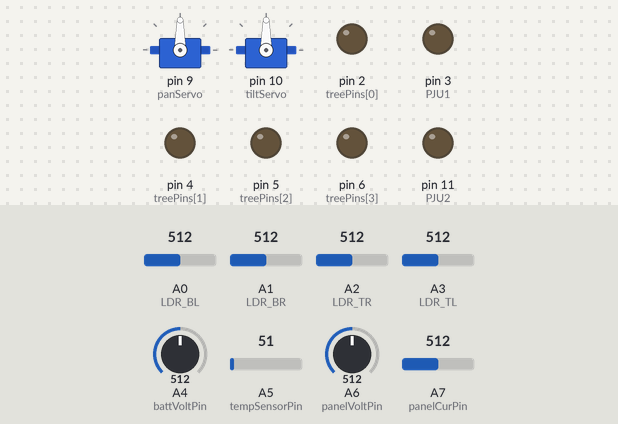
The sketch below on a simulated Arduino Nano, built with avr-gcc and run on an emulated ATmega328P. Shown: 2 × servo, output pins drawn as LEDs (lit = HIGH). The test bench sets the inputs (shaded band); at power-on: A0 (LDR_BL) = 512, A1 (LDR_BR) = 512, A2 (LDR_TR) = 512, A3 (LDR_TL) = 512, A4 (battVoltPin) = 512, A5 (tempSensorPin) = 51, A6 (panelVoltPin) = 512, A7 (panelCurPin) = 512. Random numbers use the default seed unless the sketch sets one; what the sketch prints to the serial monitor is not drawn.

Above: at 1.2 s.
1.3 s: A0 (LDR_BL) set to 603
4.6 s: A0 (LDR_BL) set to 614
At 5.94 s:
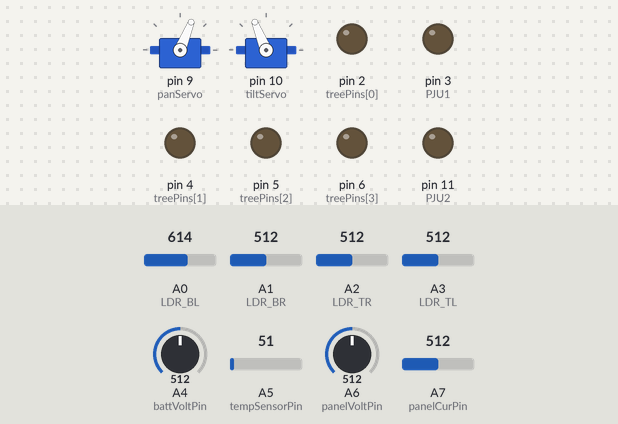
At 6.62 s:
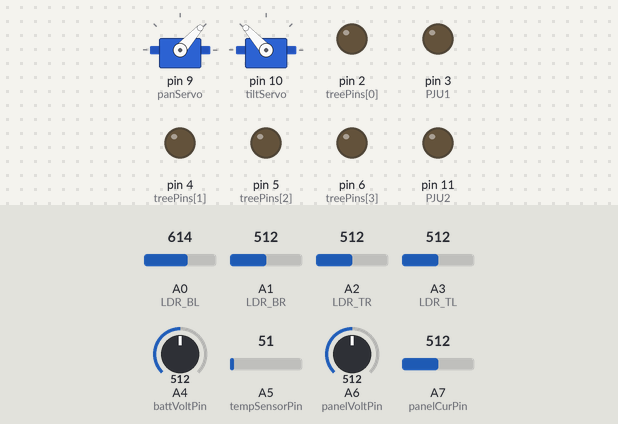
8.0 s: A1 (LDR_BR) set to 259
At 8.8 s:
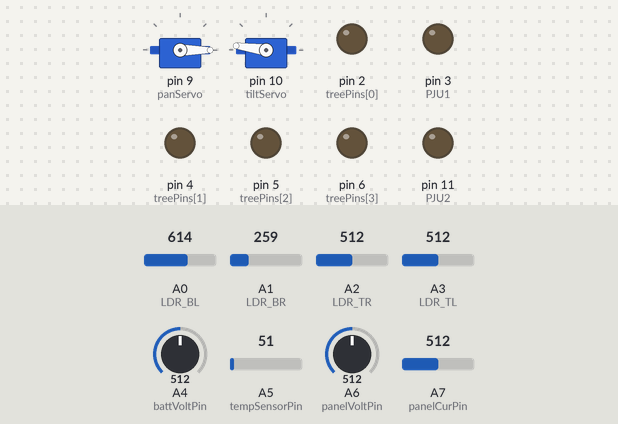
11.4 s: A1 (LDR_BR) set to 244
14.8 s: A2 (LDR_TR) set to 964
18.2 s: A2 (LDR_TR) set to 975
At 18.91 s:
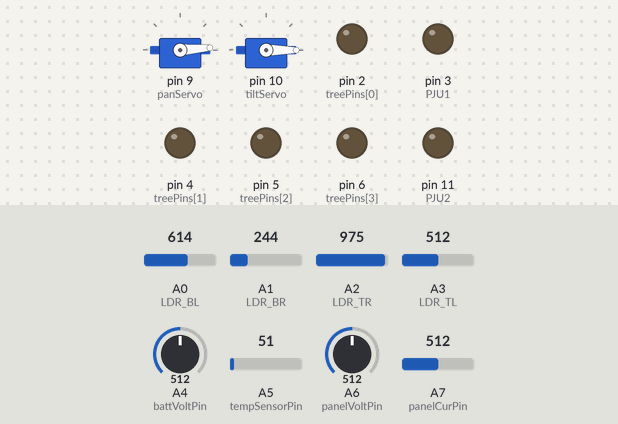
Timing chart, 0 to 24.2 s (numbered marks = the images above; inputs shaded):
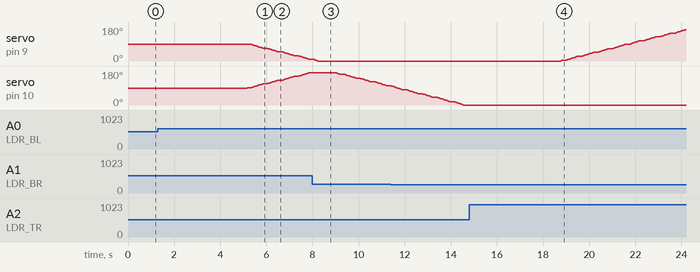

Measured:
- the behaviour switches between 613 and 614 on A0 (LDR_BL) (found by bisection; images 0 and 1)
- the behaviour switches between 974 and 975 on A2 (LDR_TR) (found by bisection; images 3 and 4)
- after the input at 1.3 s, every drawn part: stays the same
- after the input at 4.6 s, servo on pin 9 (panServo): moves from 90° to 8° over 2.7 s, starting after 0.56 s; servo on pin 10 (tiltServo): moves from 90° to 172° over 2.7 s, starting after 0.56 s
- after the input at 14.8 s, every drawn part: stays the same
- after the input at 18.2 s, servo on pin 9 (panServo): moves from 0° to 166° over 5.4 s, starting after 0.57 s

The sketch:

SolarTracker_VoltCurrent_Example.ino
```cpp
#include "SolarTracker.h"
#include "VoltCurrent.h"
#include "LampControl.h"

static unsigned long lastPrintTime = 0;

void setup() {
  Serial.begin(9600);
  ServoSetup();
  inputSetup();
  outputSetup();
}

void loop() {
  updateSolarTracker();
  fadeLED(PJU1, PJU1Stat);
  fadeLED(PJU2, PJU2Stat);
  updateTreeEffect();

  if (millis() - lastPrintTime >= 500) {
    panelCurrent();
    panelVoltage();
    batteryVoltage();
    readLM35();
    lastPrintTime = millis();
  }
}
```

LampControl.h
```cpp
const byte treePins[] = {2, 4, 5, 6};
const byte ledCount = sizeof(treePins);
unsigned long nextTime[4];
bool ledState[4];
const byte PJU1 = 3;
const byte PJU2 = 11;

bool PJU1Stat = false;
bool PJU2Stat = false;

bool treeEffect = false;

void outputSetup() {
  pinMode(PJU1, OUTPUT);
  pinMode(PJU2, OUTPUT);

  for (byte i = 0; i < ledCount; i++) {
    pinMode(treePins[i], OUTPUT);
    digitalWrite(treePins[i], LOW);
    ledState[i] = false;
    nextTime[i] = millis() + random(100, 500);
  }
}

void fadeLED(byte pin, bool turnOn) {

  static int brightness[13] = {0};
  static int fadeDir[13] = {0};            // +1 fade in, -1 fade out, 0 idle
  static unsigned long nextTime[13] = {0};

  unsigned long now = millis();
  if (turnOn) {
    fadeDir[pin] = 1;
  } else {
    fadeDir[pin] = -1;   // fade OUT
  }

  if (now >= nextTime[pin]) {
    brightness[pin] += fadeDir[pin];
    if (brightness[pin] > 255) brightness[pin] = 255;
    if (brightness[pin] < 0)   brightness[pin] = 0;
    analogWrite(pin, brightness[pin]);
    nextTime[pin] = now + 5;
  }
}

void updateTreeEffect() {
  if (!treeEffect) {
    for (byte i = 0; i < ledCount; i++) {
      digitalWrite(treePins[i], LOW);
    }
    return;
  }

  for (byte i = 0; i < ledCount; i++) {
    if (millis() >= nextTime[i]) {
      ledState[i] = !ledState[i];
      digitalWrite(treePins[i], ledState[i]);
      nextTime[i] = millis() + random(100, 400);
    }
  }
}
```

SolarTracker.h
```cpp
#include <Servo.h>
Servo panServo;
Servo tiltServo;

int panPos  = 90;
int tiltPos = 90;
const int PAN_MIN  = 0;
const int PAN_MAX  = 180;
const int TILT_MIN = 0;
const int TILT_MAX = 180;

const int LDR_TR = A2, LDR_TL = A3, LDR_BR = A1, LDR_BL = A0;
int smoothTL = 0, smoothTR = 0, smoothBL = 0, smoothBR = 0;

const int DEADZONE = 50;
const int STEP     = 2;
const int SMOOTH_N = 10;
const unsigned long TRACK_INTERVAL = 3;

unsigned long lastTrack = 0;


void ServoSetup(){
  panServo.attach(9);
  tiltServo.attach(10);

  panServo.write(panPos);
  tiltServo.write(tiltPos);
}


int getSmooth(int pin, int &buffer) {
  buffer = (buffer * (SMOOTH_N - 1) + analogRead(pin)) / SMOOTH_N;
  return buffer;
}

void updateSolarTracker() {
  unsigned long now = millis();
  if (now - lastTrack < TRACK_INTERVAL) return;

  lastTrack = now;

  int TL = getSmooth(LDR_TL, smoothTL);
  int TR = getSmooth(LDR_TR, smoothTR);
  int BL = getSmooth(LDR_BL, smoothBL);
  int BR = getSmooth(LDR_BR, smoothBR);

  int topAvg    = (TL + TR) / 2;
  int bottomAvg = (BL + BR) / 2;
  int leftAvg   = (TL + BL) / 2;
  int rightAvg  = (TR + BR) / 2;

  int diffV = topAvg - bottomAvg;
  if (abs(diffV) > DEADZONE) {
    if (diffV < 0 && tiltPos < TILT_MAX) tiltPos += STEP;
    if (diffV > 0 && tiltPos > TILT_MIN) tiltPos -= STEP;
    tiltServo.write(tiltPos);
  }

  int diffH = leftAvg - rightAvg;
  if (abs(diffH) > DEADZONE) {
    if (diffH < 0 && panPos < PAN_MAX) panPos += STEP;
    if (diffH > 0 && panPos > PAN_MIN) panPos -= STEP;
    panServo.write(panPos);
  }

//  /*Debug
  Serial.print("Pan: "); Serial.print(panPos);
  Serial.print("  Tilt: "); Serial.print(tiltPos);
  Serial.print(" | TL "); Serial.print(TL);
  Serial.print(" TR "); Serial.print(TR);
  Serial.print(" BL "); Serial.print(BL);
  Serial.print(" BR "); Serial.println(BR);
//  */

}
```

VoltCurrent.h
```cpp
const int panelCurPin = A7;
float currentVal;

const uint8_t panelVoltPin = A6;
float panelVoltVal;
float panelPower;

const uint8_t battVoltPin = A4;
float battVal;

const byte tempSensorPin = A5;
float tempC;


void inputSetup(){
  pinMode(LDR_TR, INPUT);
  pinMode(LDR_TL, INPUT);
  pinMode(LDR_BR, INPUT);
  pinMode(LDR_BL, INPUT);
  pinMode(panelCurPin, INPUT);
  pinMode(panelVoltPin, INPUT);
  pinMode(battVoltPin, INPUT);
  pinMode(tempSensorPin, INPUT);
}

void panelCurrent() {
  const int sensitivitas = 185;
  const int teganganoffset = 2500;
  const byte N = 20;
  const unsigned long interval = 20;

  static int buf[N];
  static long sum = 0;
  static byte idx = 0;
  static bool filled = false;
  static unsigned long lastRead = 0;

  if (millis() - lastRead >= interval) {
    lastRead = millis();
    sum -= buf[idx];
    buf[idx] = analogRead(panelCurPin);
    sum += buf[idx];
    idx++;
    if (idx >= N) { idx = 0; filled = true; }
  }

  float avgADC = filled ? sum / (float)N : sum / (float)idx;
  float tegangan = (avgADC / 1024.0) * 5000.0;
  currentVal = (tegangan - teganganoffset) / sensitivitas;

  Serial.print("                                           | PV Current: ");
  Serial.print(currentVal, 2);
  Serial.print(" A");
}

float panelVoltage() {
  const byte N = 20;
  const unsigned long interval = 50;

  static int buf[N];
  static long sum = 0;
  static byte idx = 0;
  static bool filled = false;
  static unsigned long lastRead = 0;

  if (millis() - lastRead >= interval) {
    lastRead = millis();
    sum -= buf[idx];
    buf[idx] = analogRead(panelVoltPin);
    sum += buf[idx];
    idx++;
    if (idx >= N) { idx = 0; filled = true; }
  }

  float avg = filled ? sum / (float)N : sum / (float)idx;
  panelVoltVal =  (avg * 5.0 / 1023.0) * 2;

  panelPower = panelVoltVal * currentVal;

  Serial.print(" | PV Voltage: ");
  Serial.print(panelVoltVal, 2);
  Serial.print(" V");
  Serial.print(" | PV Power: ");
  Serial.print(panelVoltVal, 2);
  Serial.print(" W");
}

float batteryVoltage() {
  const byte N = 20;
  const unsigned long interval = 50;

  static int buf[N];
  static long sum = 0;
  static byte idx = 0;
  static bool filled = false;
  static unsigned long lastRead = 0;

  if (millis() - lastRead >= interval) {
    lastRead = millis();
    sum -= buf[idx];
    buf[idx] = analogRead(battVoltPin);
    sum += buf[idx];
    idx++;
    if (idx >= N) { idx = 0; filled = true; }
  }

  float avg = filled ? sum / (float)N : sum / (float)idx;
  battVal =  avg * 5.0 / 1023.0;

  Serial.print(" | Batt Voltage: ");
  Serial.print(battVal, 2);
  Serial.print(" V");
}

void readLM35() {
  const byte N = 20;               // moving average size
  const unsigned long interval = 50;

  static int buf[N];
  static long sum = 0;
  static byte idx = 0;
  static bool filled = false;
  static unsigned long lastRead = 0;

  // non-blocking ADC update
  if (millis() - lastRead >= interval) {
    lastRead = millis();

    sum -= buf[idx];
    buf[idx] = analogRead(tempSensorPin);
    sum += buf[idx];

    idx++;
    if (idx >= N) { idx = 0; filled = true; }
  }

  // filtered ADC value
  float avg = filled ? sum / (float)N : sum / (float)idx;

  // LM35: 10 mV per °C → ADC→V→°C
  float voltage = (avg * 5.0 / 1023.0);   // volts
  tempC = voltage * 100.0;          // convert to °C

  Serial.print(" | Panel Temp: ");
  Serial.print(tempC, 2);
  Serial.println(" °C");
}
```
